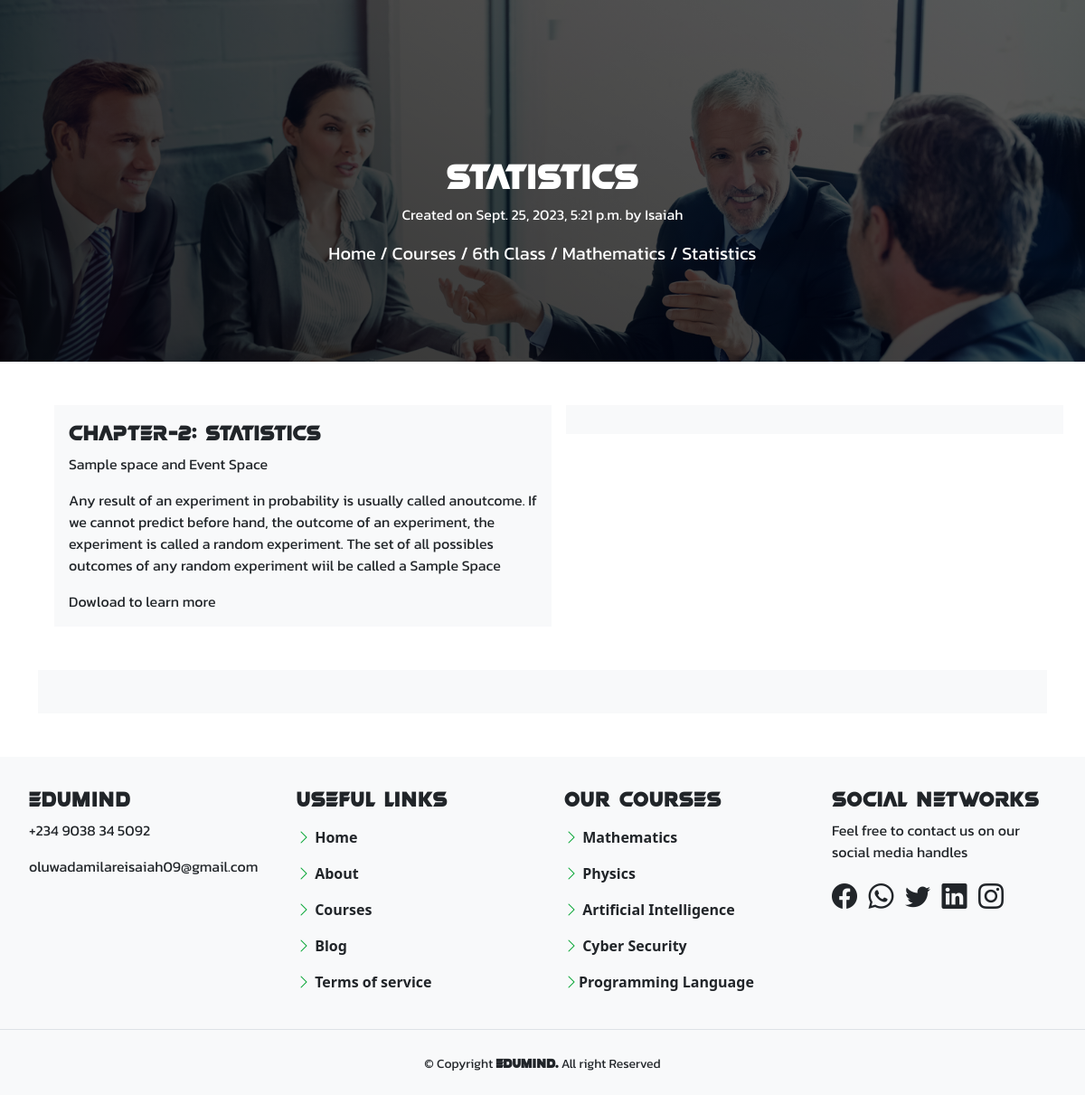
The app's page /curriculum/6th-class/maths/statistics/ with its own data.
### curriculum/models.py (models this page shows, shortened)
class Lesson(models.Model):
    lesson_id = models.CharField(max_length=100, unique=True)
    standard = models.ForeignKey(Standard, on_delete=models.CASCADE)
    created_by = models.ForeignKey(User, on_delete=models.CASCADE)
    created_at = models.DateTimeField(auto_now_add=True)
    subject = models.ForeignKey(Subject, on_delete=models.CASCADE, related_name='lessons')
    name = models.CharField(max_length=250)
    position = models.PositiveSmallIntegerField(verbose_name="Chapter no.")
    slug = models.SlugField(null=True, blank=True)
    video = models.FileField(upload_to=save_lesson_files, verbose_name="video", blank=True, null=True)
    ppt = models.FileField(upload_to=save_lesson_files, verbose_name="presentation", blank=True)
    Notes = models.FileField(upload_to=save_lesson_files, verbose_name='Notes', blank=True)
    class Meta():
        ordering = ['position']

class Standard(models.Model):
    name = models.CharField(max_length=100, unique=True)
    slug = models.SlugField(null=True, blank=True)
    description = models. TextField(max_length=500, blank=True)
    def __str__(self):
        return self.name

class Subject(models.Model):
    subject_id = models.CharField(max_length=100, unique=True)
    name = models.CharField(max_length=100)
    slug = models.SlugField(null=True, blank=True)
    standard = models.ForeignKey(Standard, on_delete=models.CASCADE, related_name='subjects')
    image = models. ImageField(upload_to=save_subject_image, blank=True, verbose_name='Subject Image')
    description= models.TextField(max_length=100, blank=True)
    def __str__(self):
        return self.name

### curriculum/views.py (the view, shortened to what this page needs)
# urls.py: path('<str:standard>/<str:subject>/<slug:slug>/', views.LessonDetailView.as_view(), name='lesson_detail'),
class LessonDetailView(DetailView, FormView):
    context_object_name = 'lessons'
    model = Lesson
    template_name = 'curriculum/lesson_detail_view.html'
    form_class = CommentForm
    second_form_class = ReplyForm
    """
    send two forms to pages
    see which one is posted
    take action on the form which is posted
    """
    def get_context_data(self, **kwargs):
        context = super(LessonDetailView, self).get_context_data(**kwargs)
        if 'form' not in context:
            context['form'] = self.form_class()
        if 'form2' not in context:
            context['form2'] = self.second_form_class()
        return context

### curriculum/templates/curriculum/lesson_detail_view.html (shortened to what this page needs)
{% extends 'base.html' %}
{% load static %}
{% load crispy_forms_tags %}
{% block main %}
<link rel="stylesheet" href="{% static '/css/lessondetail.css' %}">
<section id="back">
    <article class="lower-div">
        <h1 class="text-white" style="font-family: var(--head);">{{lessons.name}}</h1>
        <p style="font-family: 'Kanit', sans-serif;" class="text-white">Created on {{lessons.created_at}} by
            {{lessons.created_by}}</p>
        <p class="text-white fs-5" style="font-family: 'Kanit', sans-serif;">
            <span><a href="{% url 'index' %}" class="text-decoration-none text-white">Home</a></span> / <span><a
                    href="{% url 'curriculum:standard_list' %}"
                    class="text-decoration-none text-white">Courses</a></span> / <span>{{lessons.standard}}</span> /
            <span>{{lessons.subject}}</span> / <span>{{lessons.name}}</span>
        </p>
    </article>
</section>
<div class="container m-5">
    <div class="row g-3">
        <div class="col-lg-6">
            <div class="bg-light p-3">
                <h4 style="font-family: var(--head);">Chapter-{{lessons.position}}: {{lessons.name}}</h4>
                <p style="font-family: 'Kanit', sans-serif;">Sample space and Event Space</p>
                <p style="font-family: 'Kanit', sans-serif;">Any result of an experiment in probability is usually
                    called anoutcome. If we cannot predict before hand, the outcome of an experiment, the experiment is
                    called a random experiment. The set of all possibles outcomes of any random experiment wiil be
                    called a Sample Space</p>
                <a href="{{lessons.Notes}}" download="" class="text-decoration-none text-dark"
                    style="font-family: 'Kanit', sans-serif;">Dowload to learn more</a>
            </div>
        </div>
        <div class="col-lg-6">
            <div class="bg-light p-3">
            </div>
        </div>
    </div>
</div>
<div class="container mt-4">
    <div class="row g-3">
        <div class="col-lg-12">
            <div class="bg-light p-4">
            </div>
        </div>
    </div>
</div>
{% include 'footer.html' %}
{% endblock %}

### static/css/lessondetail.css (style rules this page uses)
* { margin: 0px; padding: 0px; }
#back { background-image:linear-gradient(30deg, rgba(0, 0, 0, 0.812), rgba(0, 0, 0, 0.631)), url(../img/negotiate.jpg); height: 400px; background-repeat: no-repeat; background-size: cover; background-position:top; }
.lower-div { height: 480px; display: flex; justify-content: center; align-items: center; width: 90%; margin: auto; flex-direction: column; }
:root { --head: myfont; --back: #07a634; --sect: 30px; --p: fonts; }

### records on screen
Lesson: name "Statistics", created_at "Sept. 25, 2023, 5:21 p.m.", created_by "Isaiah", standard "6th Class", subject "Mathematics", position "2"
